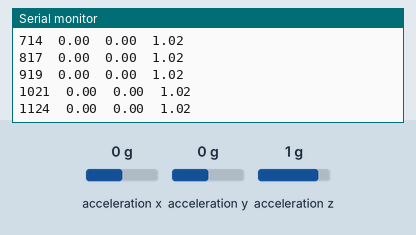
Recording of a sketch running on a simulated Arduino Uno, built with avr-gcc and run on an emulated ATmega328P. Parts: the last lines printed to the serial monitor. Wiring (inferred from the names in the program): ADXL345 accelerometer at I2C address 0x53. Inputs (shaded band) come from the test bench; at power-on: acceleration x 0 g, acceleration y 0 g, acceleration z 1 g.

Above: at 1.2 s.
1.3 s: acceleration x set to -1.4 g
At 1.34 s:
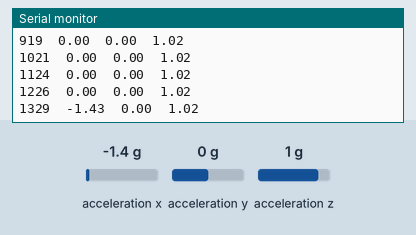
4.3 s: acceleration y set to -1.4 g
At 4.3 s:
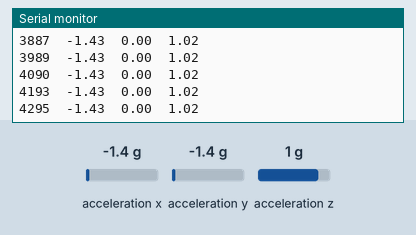
5.8 s: acceleration z set to -1.4 g
At 5.84 s:
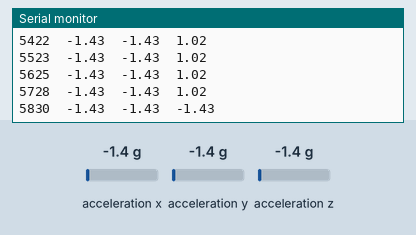
Timing chart, 0 to 8.8 s (numbered marks = the images above; inputs shaded):
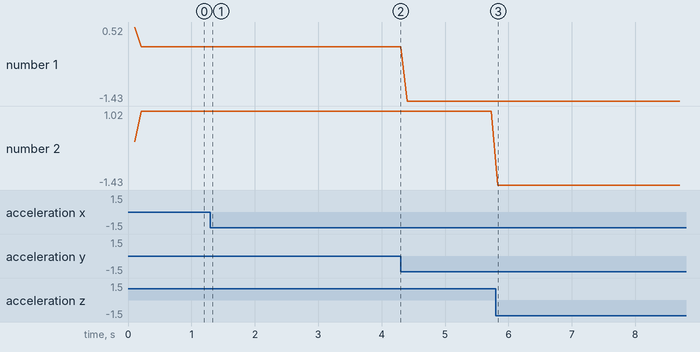

Measured:
- after the input at 1.3 s, the serial monitor: prints a new line at once (image 1)

The sketch:

adxl345test.ino
```cpp
#include "Wire.h" //I2C library
#include "ADXL345.h"

ADXL345 adxl;

void setup() {
  Serial.begin(9600);
  Wire.begin();
  adxl.begin();
  Serial.println(">>>>>>>>>>>>>>>>>>>");
  Serial.println("Time\tXAxis\tYAxis\tZAxis");
}

void loop() {
  delay(100);
  adxl.read();
  double xAxis = adxl.getX();
  double yAxis = adxl.getY();
  double zAxis = adxl.getZ();
  long   time  = millis();
  Serial.println();
  Serial.print(time);
  Serial.print("\t");
  Serial.print(xAxis);
  Serial.print("\t");
  Serial.print(yAxis);
  Serial.print("\t");
  Serial.print(zAxis);
}
```

ADXL345.cpp
```cpp
#include "Arduino.h"
#include "Wire.h"
#include "ADXL345.h"


void ADXL345::begin(){
   _xAxis = 0;
   _yAxis = 0;
   _zAxis = 0;
   Wire.beginTransmission(0x53);//Accel Address
   Wire.write(0x2D);
   Wire.write(0x08);//Configures the POWER_CTL to start measuring
   Wire.endTransmission();
}

void ADXL345::read(){
  Wire.beginTransmission(0x53);
  Wire.write(0x32);
  Wire.requestFrom(0x53, 6);
  int buffer[6];
  int bufferNumber = 0;

  while(Wire.available()){
    buffer[bufferNumber] = Wire.read();
    bufferNumber++;
  }
  Wire.endTransmission();

  _xAxis = ((int)((buffer[1] << 8) & 0xff00) | (buffer[0] & 0xff));
  _yAxis = ((int)((buffer[3] << 8) & 0xff00) | (buffer[2] & 0xff));
  _zAxis = ((int)((buffer[5] << 8) & 0xff00) | (buffer[4] & 0xff));
}

double ADXL345::getX(){
  return _xAxis * 0.004;
}

double ADXL345::getY(){
  return _yAxis * 0.004;
}

double ADXL345::getZ(){
  return _zAxis * 0.004;
}
```

ADXL345.h
```cpp
#ifndef ADXL345_h
#define ADXL345_h

#include "Arduino.h"
#include "Wire.h"

class ADXL345 {
	public:
		void begin();
		void read();
		double getX();
		double getY();
		double getZ();
	private:
		double _xAxis, _yAxis, _zAxis;

};

#endif
```
